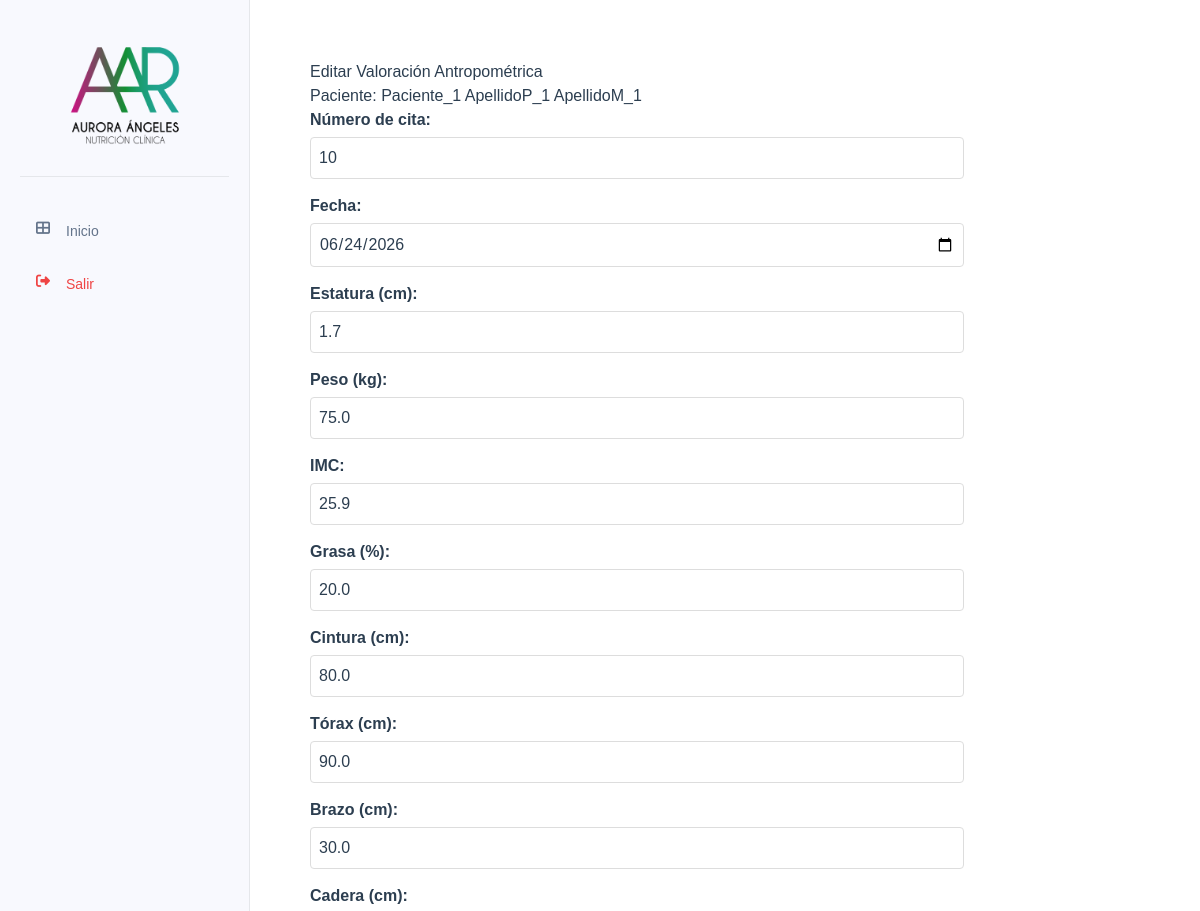
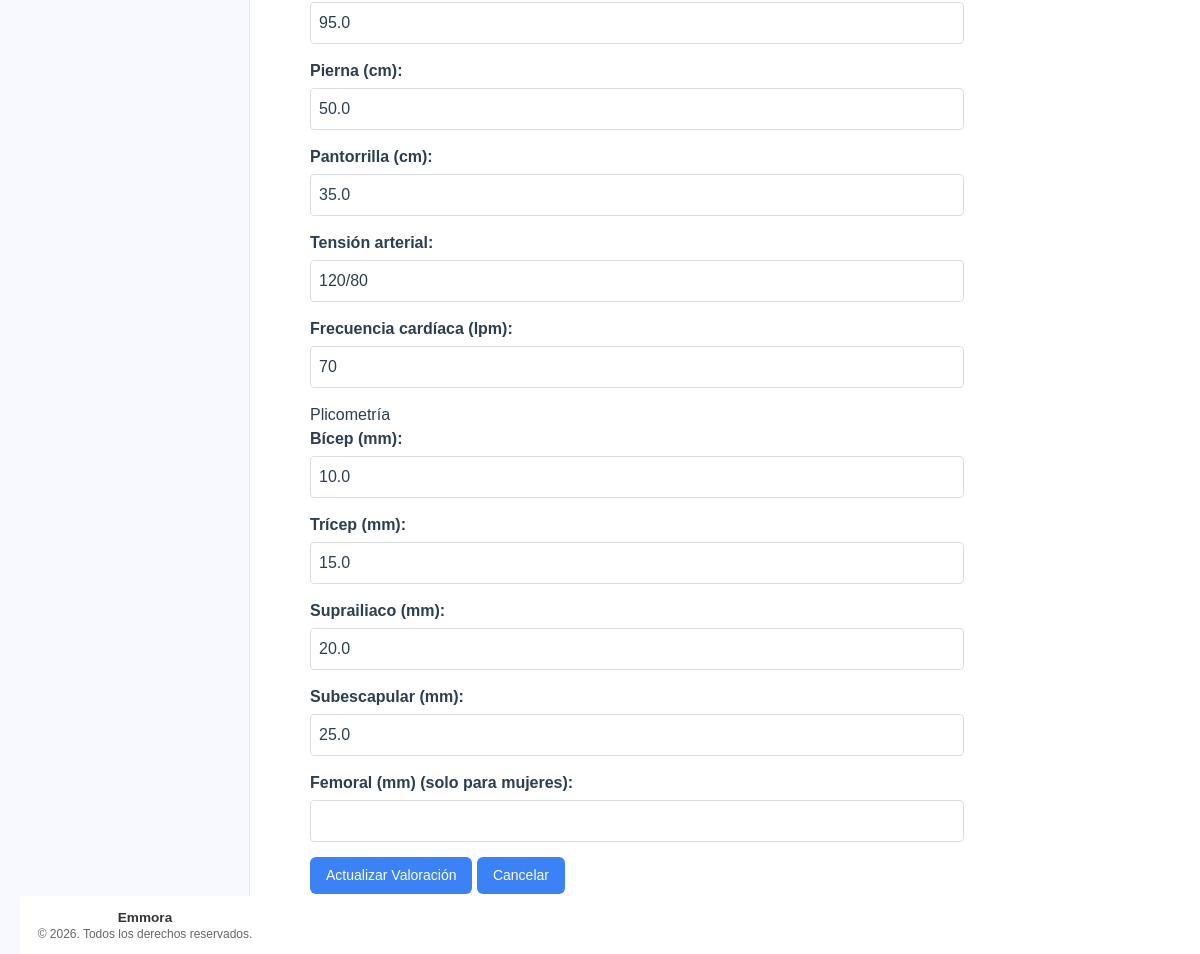
Page /valoraciones/valoraciones/10/editar on the earlier database version (2 pictures, top to bottom).
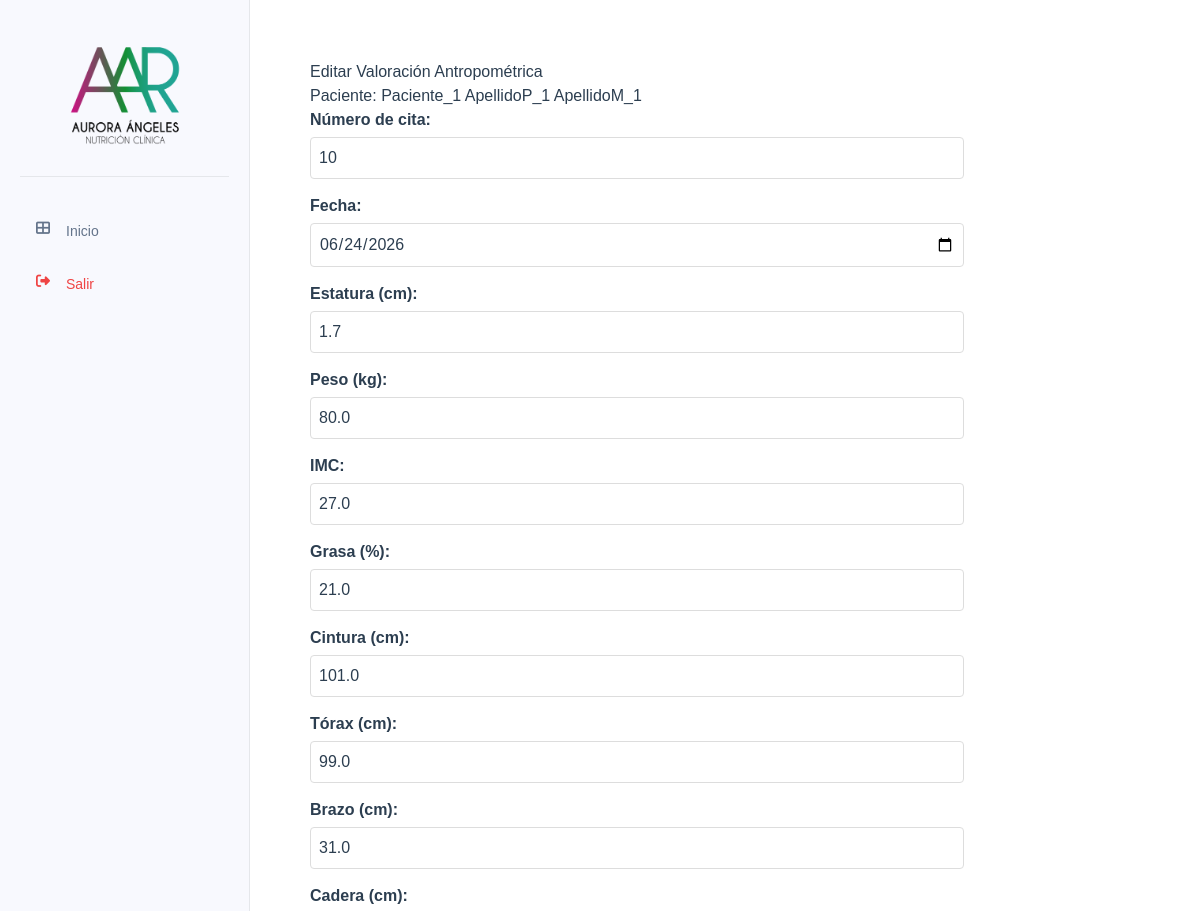
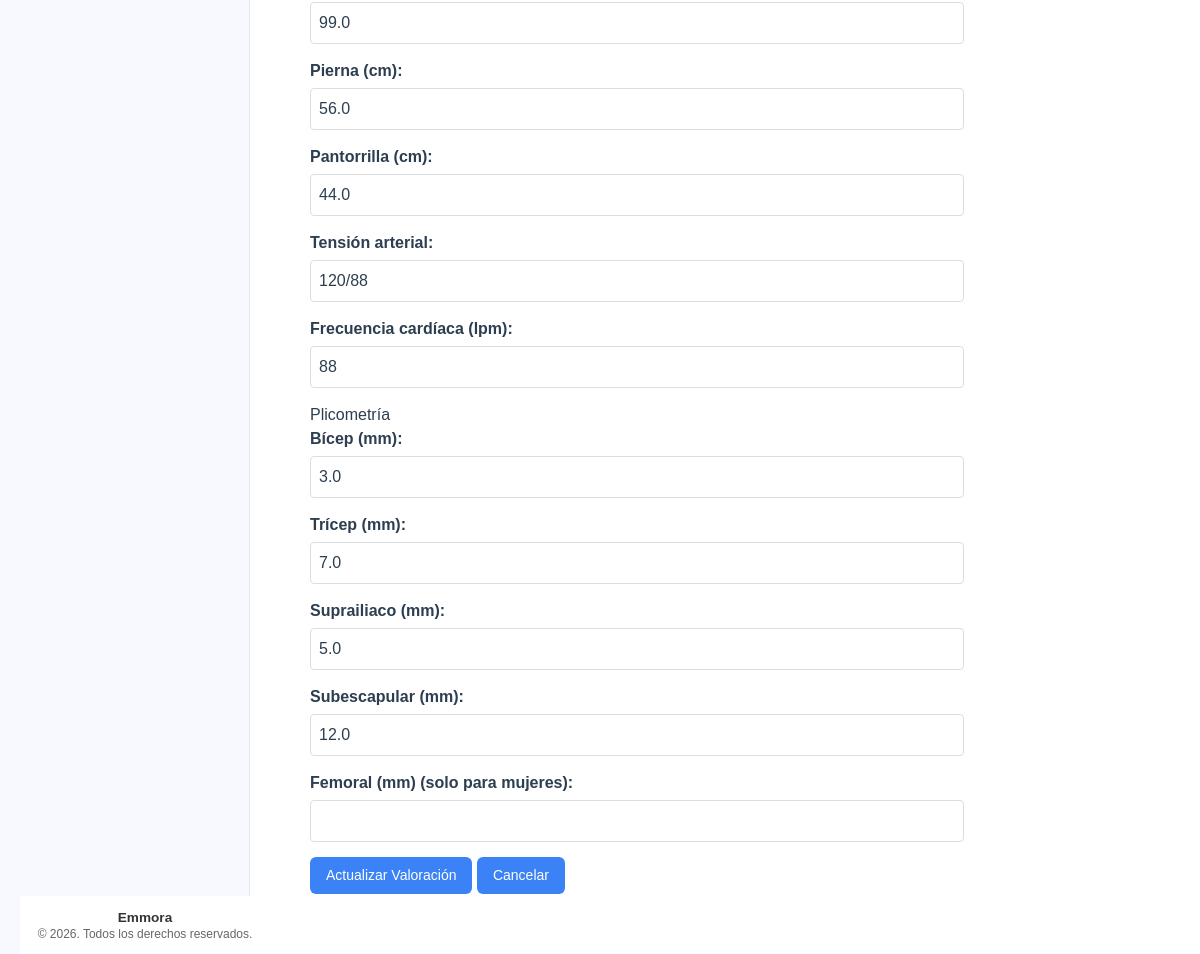
Same page on the later database version (2 pictures, top to bottom).
### tables this page shows
CREATE TABLE valoracion_antropometrica (
    id INTEGER PRIMARY KEY AUTOINCREMENT,
    paciente_id INTEGER NOT NULL,
    numero_cita INTEGER NOT NULL,
    fecha DATE NOT NULL,
    estatura FLOAT NOT NULL,
    peso FLOAT NOT NULL,
    imc FLOAT NOT NULL,
    grasa FLOAT NOT NULL,
    cintura FLOAT NOT NULL,
    torax FLOAT NOT NULL,
    brazo FLOAT NOT NULL,
    cadera FLOAT NOT NULL,
    pierna FLOAT NOT NULL,
    pantorrilla FLOAT NOT NULL,
    tension_arterial TEXT NOT NULL,
    frecuencia_cardiaca INTEGER NOT NULL,
    bicep FLOAT NOT NULL,
    tricep FLOAT NOT NULL,
    suprailiaco FLOAT NOT NULL,
    subescapular FLOAT NOT NULL,
    femoral FLOAT,
    porcentaje_grasa TEXT NOT NULL,
    --porcentaje_grasa_fem FLOAT NOT NULL,
    ultima_dieta TEXT,
    FOREIGN KEY (paciente_id) REFERENCES pacientes (id)
);

### app/controllers/valoracion_antropometrica.py (the view, shortened to what this page needs)
@valoracion.route('/valoraciones/<int:valoracion_id>/editar', methods=['GET', 'POST'])
def editar_valoracion(valoracion_id):
    valoracion = ValoracionAntropometrica.obtener_por_id(valoracion_id)
    if not valoracion:
        flash('Valoración no encontrada', 'error')
        return redirect(url_for('valoracion.todas_valoraciones'))
    paciente = Paciente.obtener_por_id(valoracion['paciente_id'])
    return render_template('valoraciones/editar_valoracion.html', valoracion=valoracion, paciente=paciente)

### app/db.py (called while the page is built)
def get_db():
    if 'db' not in g:
        try:
            db_path = os.environ.get('DATABASE_URL', 'pacientes.db')
            g.db = sqlite3.connect(
                db_path,
                detect_types=sqlite3.PARSE_DECLTYPES
            )
            g.db.row_factory = sqlite3.Row
        except sqlite3.Error as e:
            logger.error(f"Error crítico al conectar con la base de datos SQLite: {e}")
            raise e
    return g.db

def query_db(query, args=(), one=False):
    try:
        cur = get_db().execute(query, args)
        rv = cur.fetchall()
        cur.close()
        return (rv[0] if rv else None) if one else rv
    except sqlite3.Error as e:
        logger.error(f"Error al ejecutar query: {query}. Args: {args}. Detalle: {e}")
        raise e

### app/models/paciente.py (called while the page is built)
    @staticmethod
    def obtener_por_id(id):
        return query_db('SELECT * FROM pacientes WHERE id = ?', [id], one=True)

### app/models/valoracion_antropometrica.py (called while the page is built)
    @staticmethod
    def obtener_por_id(valoracion_id):
        return query_db('SELECT * FROM valoracion_antropometrica WHERE id = ?', [valoracion_id], one=True)

### app/templates/valoraciones/editar_valoracion.html (shortened to what the changed rows need)
{% extends "base/base.html" %}
{% block content %}
<div class="valoracion-container">
    <h2>Editar Valoración Antropométrica</h2>
    <form id="formValoracion" method="POST">
        <div class="form-group">
            <label for="numero_cita" class="form-label">Número de cita:</label>
            <input type="number" id="numero_cita" name="numero_cita" class="form-input" value="{{ valoracion['numero_cita'] }}" required>
        </div>
        <div class="form-group">
            <label for="fecha" class="form-label">Fecha:</label>
            <input type="date" id="fecha" name="fecha" class="form-input" value="{{ valoracion['fecha'] }}" required>
        </div>
        <div class="form-group">
            <label for="estatura" class="form-label">Estatura (cm):</label>
            <input type="number" id="estatura" name="estatura" step="0.1" class="form-input" value="{{ valoracion['estatura'] }}" required>
        </div>
        <div class="form-group">
            <label for="peso" class="form-label">Peso (kg):</label>
            <input type="number" id="peso" name="peso" step="0.1" class="form-input" value="{{ valoracion['peso'] }}" required>
        </div>
        <div class="form-group">
            <label for="imc" class="form-label">IMC:</label>
            <input type="number" id="imc" name="imc" step="0.01" class="form-input" value="{{ valoracion['imc'] }}" required>
        </div>
        <div class="form-group">
            <label for="grasa" class="form-label">Grasa (%):</label>
            <input type="number" id="grasa" name="grasa" step="0.1" class="form-input" value="{{ valoracion['grasa'] }}" required>
        </div>
        <div class="form-group">
            <label for="cintura" class="form-label">Cintura (cm):</label>
            <input type="number" id="cintura" name="cintura" step="0.1" class="form-input" value="{{ valoracion['cintura'] }}" required>
        </div>
        <div class="form-group">
            <label for="torax" class="form-label">Tórax (cm):</label>
            <input type="number" id="torax" name="torax" step="0.1" class="form-input" value="{{ valoracion['torax'] }}" required>
        </div>
        <div class="form-group">
            <label for="brazo" class="form-label">Brazo (cm):</label>
            <input type="number" id="brazo" name="brazo" step="0.1" class="form-input" value="{{ valoracion['brazo'] }}" required>
        </div>
        <div class="form-group">
            <label for="cadera" class="form-label">Cadera (cm):</label>
            <input type="number" id="cadera" name="cadera" step="0.1" class="form-input" value="{{ valoracion['cadera'] }}" required>
        </div>
        <div class="form-group">
            <label for="pierna" class="form-label">Pierna (cm):</label>
            <input type="number" id="pierna" name="pierna" step="0.1" class="form-input" value="{{ valoracion['pierna'] }}" required>
        </div>
        <div class="form-group">
            <label for="pantorrilla" class="form-label">Pantorrilla (cm):</label>
            <input type="number" id="pantorrilla" name="pantorrilla" step="0.1" class="form-input" value="{{ valoracion['pantorrilla'] }}" required>
        </div>
        <div class="form-group">
            <label for="tension_arterial" class="form-label">Tensión arterial:</label>
            <input type="text" id="tension_arterial" name="tension_arterial" class="form-input" required placeholder="Ej: 120/80" value="{{ valoracion['tension_arterial'] }}" required>
        </div>
        <div class="form-group">
            <label for="frecuencia_cardiaca" class="form-label">Frecuencia cardíaca (lpm):</label>
            <input type="number" id="frecuencia_cardiaca" name="frecuencia_cardiaca" class="form-input" value="{{ valoracion['frecuencia_cardiaca'] }}" required>
        </div>
        <div class="form-group">
            <label for="bicep" class="form-label">Bícep (mm):</label>
            <input type="number" id="bicep" name="bicep" step="0.1" class="form-input" value="{{ valoracion['bicep'] }}" required>
        </div>
        <div class="form-group">
            <label for="tricep" class="form-label">Trícep (mm):</label>
            <input type="number" id="tricep" name="tricep" step="0.1" class="form-input" value="{{ valoracion['tricep'] }}" required>
        </div>
        <div class="form-group">
            <label for="suprailiaco" class="form-label">Suprailiaco (mm):</label>
            <input type="number" id="suprailiaco" name="suprailiaco" step="0.1" class="form-input" value="{{ valoracion['suprailiaco'] }}" required>
        </div>
        <div class="form-group">
            <label for="subescapular" class="form-label">Subescapular (mm):</label>
            <input type="number" id="subescapular" name="subescapular" step="0.1" class="form-input" value="{{ valoracion['subescapular'] }}" required>
        </div>
    </form>
</div>
{% endblock %}

Differences in the rows shown:
changed valoracion_antropometrica: peso "75.0" → "80.0"; imc "25.9" → "27.0"; grasa "20.0" → "21.0"; cintura "80.0" → "101.0"; torax "90.0" → "99.0"; brazo "30.0" → "31.0"; cadera "95.0" → "99.0"; pierna "50.0" → "56.0"; pantorrilla "35.0" → "44.0"; tension_arterial "120/80" → "120/88"; frecuencia_cardiaca "70" → "88"; bicep "10.0" → "3.0"; tricep "15.0" → "7.0"; suprailiaco "20.0" → "5.0"; subescapular "25.0" → "12.0"
